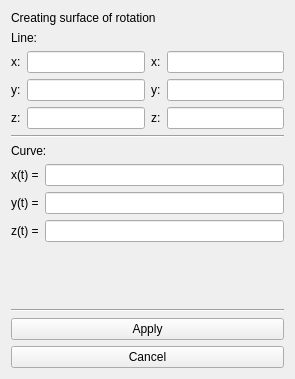
<?xml version="1.0" encoding="UTF-8"?>
<ui version="4.0">
 <class>Form</class>
 <widget class="QWidget" name="Form">
  <property name="geometry">
   <rect>
    <x>0</x>
    <y>0</y>
    <width>295</width>
    <height>379</height>
   </rect>
  </property>
  <property name="windowTitle">
   <string>Form</string>
  </property>
  <layout class="QVBoxLayout" name="verticalLayout">
   <item>
    <widget class="QLabel" name="label_12">
     <property name="text">
      <string>Creating surface of rotation</string>
     </property>
    </widget>
   </item>
   <item>
    <widget class="QLabel" name="label_10">
     <property name="text">
      <string>Line:</string>
     </property>
    </widget>
   </item>
   <item>
    <layout class="QHBoxLayout" name="create_line_layout">
     <item>
      <layout class="QVBoxLayout" name="verticalLayout_point1">
       <item>
        <layout class="QHBoxLayout" name="horizontalLayout">
         <item>
          <widget class="QLabel" name="label">
           <property name="text">
            <string>x:</string>
           </property>
          </widget>
         </item>
         <item>
          <widget class="QLineEdit" name="input_x_1"/>
         </item>
        </layout>
       </item>
       <item>
        <layout class="QHBoxLayout" name="horizontalLayout_2">
         <item>
          <widget class="QLabel" name="label_2">
           <property name="text">
            <string>y:</string>
           </property>
          </widget>
         </item>
         <item>
          <widget class="QLineEdit" name="input_y_1"/>
         </item>
        </layout>
       </item>
       <item>
        <layout class="QHBoxLayout" name="horizontalLayout_3">
         <item>
          <widget class="QLabel" name="label_3">
           <property name="text">
            <string>z:</string>
           </property>
          </widget>
         </item>
         <item>
          <widget class="QLineEdit" name="input_z_1"/>
         </item>
        </layout>
       </item>
      </layout>
     </item>
     <item>
      <layout class="QVBoxLayout" name="verticalLayout_point2">
       <item>
        <layout class="QHBoxLayout" name="horizontalLayout_5">
         <item>
          <widget class="QLabel" name="label_4">
           <property name="text">
            <string>x:</string>
           </property>
          </widget>
         </item>
         <item>
          <widget class="QLineEdit" name="input_x_2"/>
         </item>
        </layout>
       </item>
       <item>
        <layout class="QHBoxLayout" name="horizontalLayout_6">
         <item>
          <widget class="QLabel" name="label_5">
           <property name="text">
            <string>y:</string>
           </property>
          </widget>
         </item>
         <item>
          <widget class="QLineEdit" name="input_y_2"/>
         </item>
        </layout>
       </item>
       <item>
        <layout class="QHBoxLayout" name="horizontalLayout_7">
         <item>
          <widget class="QLabel" name="label_6">
           <property name="text">
            <string>z:</string>
           </property>
          </widget>
         </item>
         <item>
          <widget class="QLineEdit" name="input_z_2"/>
         </item>
        </layout>
       </item>
      </layout>
     </item>
    </layout>
   </item>
   <item>
    <widget class="Line" name="line_2">
     <property name="orientation">
      <enum>Qt::Horizontal</enum>
     </property>
    </widget>
   </item>
   <item>
    <widget class="QLabel" name="label_11">
     <property name="text">
      <string>Curve:</string>
     </property>
    </widget>
   </item>
   <item>
    <layout class="QHBoxLayout" name="create_curve_layout">
     <item>
      <layout class="QVBoxLayout" name="verticalLayout_point1_2">
       <item>
        <layout class="QHBoxLayout" name="horizontalLayout_4">
         <item>
          <widget class="QLabel" name="label_7">
           <property name="text">
            <string>x(t) =</string>
           </property>
          </widget>
         </item>
         <item>
          <widget class="QLineEdit" name="curve_input_x"/>
         </item>
        </layout>
       </item>
       <item>
        <layout class="QHBoxLayout" name="horizontalLayout_8">
         <item>
          <widget class="QLabel" name="label_8">
           <property name="text">
            <string>y(t) =</string>
           </property>
          </widget>
         </item>
         <item>
          <widget class="QLineEdit" name="curve_input_y"/>
         </item>
        </layout>
       </item>
       <item>
        <layout class="QHBoxLayout" name="horizontalLayout_9">
         <item>
          <widget class="QLabel" name="label_9">
           <property name="text">
            <string>z(t) =</string>
           </property>
          </widget>
         </item>
         <item>
          <widget class="QLineEdit" name="curve_input_z"/>
         </item>
        </layout>
       </item>
      </layout>
     </item>
    </layout>
   </item>
   <item>
    <spacer name="verticalSpacer">
     <property name="orientation">
      <enum>Qt::Vertical</enum>
     </property>
     <property name="sizeHint" stdset="0">
      <size>
       <width>20</width>
       <height>40</height>
      </size>
     </property>
    </spacer>
   </item>
   <item>
    <widget class="Line" name="line">
     <property name="orientation">
      <enum>Qt::Horizontal</enum>
     </property>
    </widget>
   </item>
   <item>
    <widget class="QPushButton" name="applyButton">
     <property name="text">
      <string>Apply</string>
     </property>
    </widget>
   </item>
   <item>
    <widget class="QPushButton" name="cancelButton">
     <property name="text">
      <string>Cancel</string>
     </property>
    </widget>
   </item>
  </layout>
 </widget>
 <resources/>
 <connections/>
</ui>
